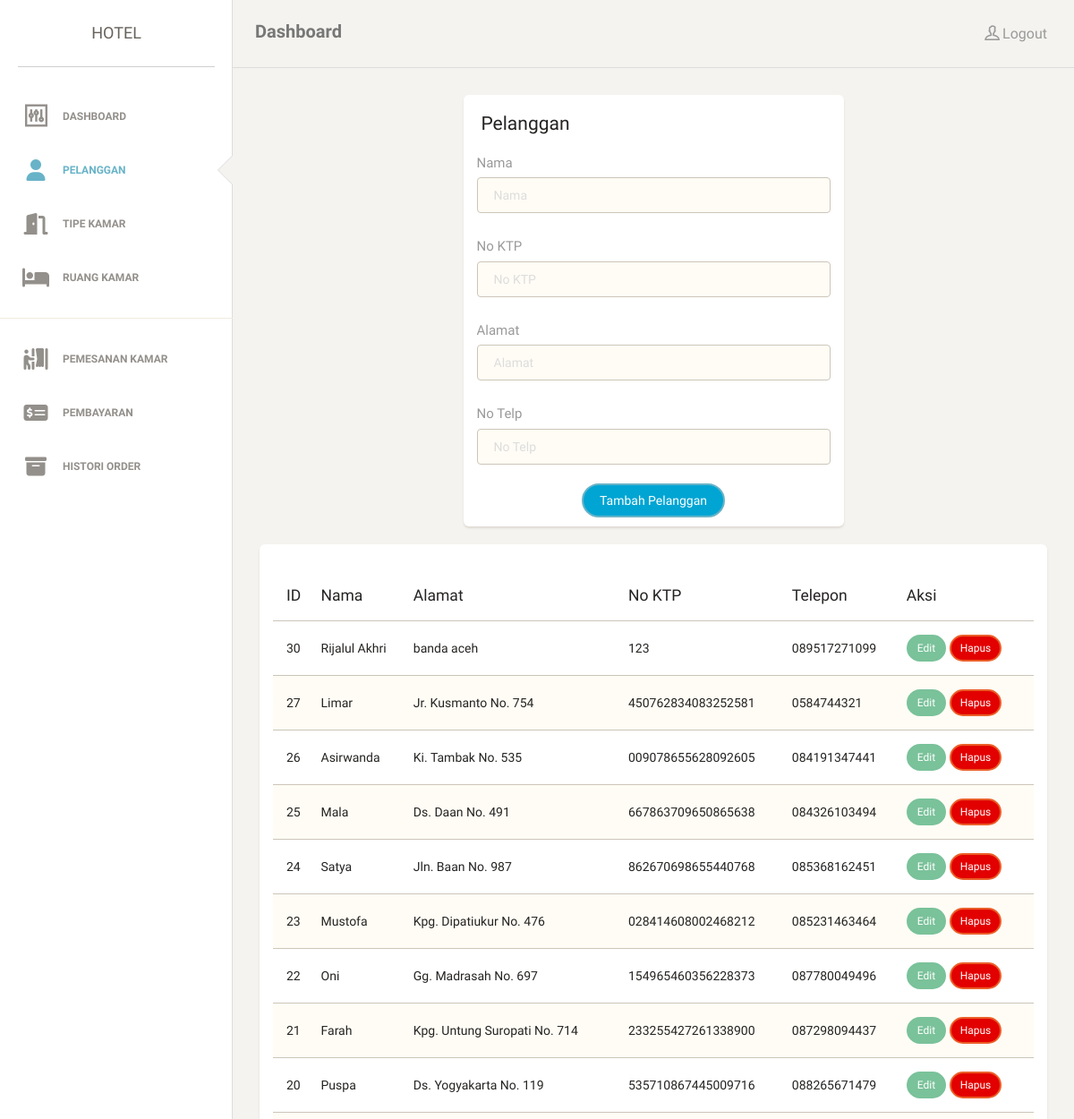
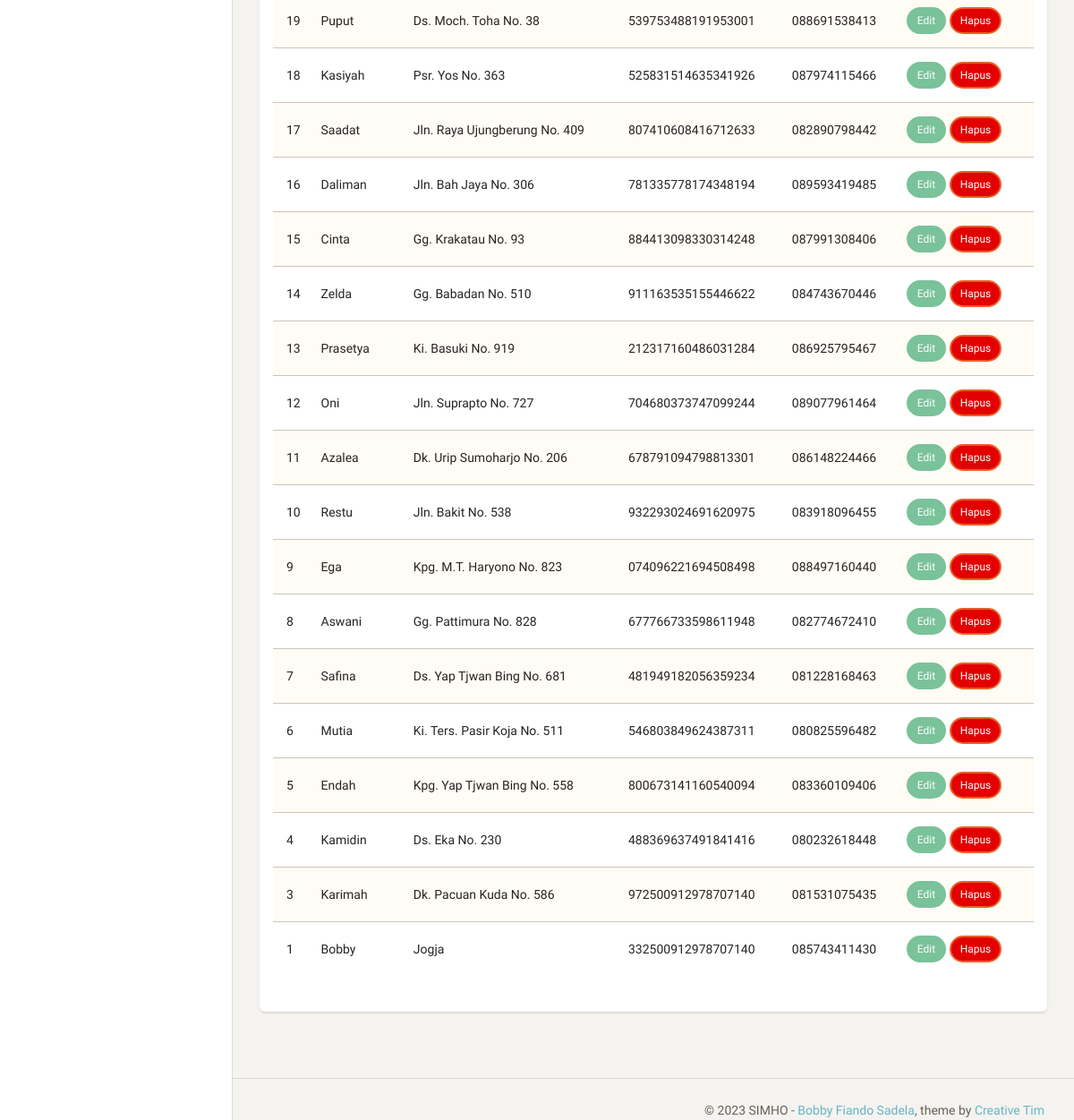
The app's page /pelanggan.php (signed in) with its own data (2 pictures, top to bottom).
### tables this page shows
CREATE TABLE `pelanggan` (
  `idpelanggan` int(11) NOT NULL,
  `nama` varchar(45) NOT NULL,
  `alamat` varchar(45) NOT NULL,
  `no_ktp` varchar(18) NOT NULL,
  `telepon` varchar(18) NOT NULL
);

### content/pelanggan.php (the view, shortened to what this page needs)
<?php
  $pelanggan = mysqli_query($connect, "SELECT * FROM pelanggan ORDER BY idpelanggan DESC");
?>
  <div class="col-md-6 col-md-offset-3">
    <div class="card">
      <div class="header">
        <h4 class="title">Pelanggan</h4>
      </div>
      <div class="content">
        <form method="post" action="<?php $_SERVER['PHP_SELF']; ?>">
          <div class="row">
            <div class="col-md-12">
              <div class="form-group">
                <label>Nama</label>
                <input type="text" name="nama" class="form-control border-input" placeholder="Nama" value="">
              </div>
            </div>
          </div>
          <div class="row">
            <div class="col-md-12">
              <div class="form-group">
                <label>No KTP</label>
                <input type="text" name="no_ktp" class="form-control border-input" placeholder="No KTP" value="">
              </div>
            </div>
          </div>
          <div class="row">
            <div class="col-md-12">
              <div class="form-group">
                <label>Alamat</label>
                <input type="text" name="alamat" class="form-control border-input" placeholder="Alamat" value="">
              </div>
            </div>
          </div>
          <div class="row">
            <div class="col-md-12">
              <div class="form-group">
                <label>No Telp</label>
                <input type="text" name="telepon" class="form-control border-input" placeholder="No Telp" value="">
              </div>
            </div>
          </div>
          <div class="text-center">
            <button type="submit" class="btn btn-info btn-fill btn-wd" name="submit">Tambah Pelanggan</button>
          </div>
      </div>
    </div>
  </div>
  <div class="col-md-12">
<div class="card">
  <div class="content">
    <div class="content table-responsive table-full-width">
      <?php if (empty($pelanggan)): ?>
      <h3>Data Pelanggan kosong !</h3>
      <?php else: ?>
      <table class="table table-striped">
        <thead>
          <tr>
            <th>ID</th>
            <th>Nama</th>
            <th>Alamat</th>
            <th>No KTP</th>
            <th>Telepon</th>
            <th>Aksi</th>
          </tr>
        </thead>
        <tbody>
          <?php foreach ($pelanggan as $k => $v): ?>
          <tr>
            <td>
              <?php echo $v['idpelanggan']; ?>
            </td>
            <td>
              <?php echo $v['nama']; ?>
            </td>
            <td>
              <?php echo $v['alamat']; ?>
            </td>
            <td>
              <?php echo $v['no_ktp']; ?>
            </td>
            <td>
              <?php echo $v['telepon']; ?>
            </td>
            <td>
              <a href="pelanggan.php?aksi=edit&id=<?php echo $v['idpelanggan']; ?>" class="btn btn-success btn-fill btn-sm">Edit</a>
              <a href="pelanggan.php?aksi=hapus&id=<?php echo $v['idpelanggan']; ?>" class="btn btn-danger btn-fill btn-sm">Hapus</a>
            </td>
          </tr>
          <?php endforeach; ?>
        </tbody>
      </table>
      <?php endif; ?>
    </div>
  </div>
  </div>
  </div>

### lib/header.php (shortened to what this page needs)
<!doctype html>
<html lang="en">
<head>
    <link href="assets/css/bootstrap.min.css" rel="stylesheet" />
    <link href="assets/css/animate.min.css" rel="stylesheet"/>
    <link href="assets/css/paper-dashboard.css" rel="stylesheet"/>
    <link rel="stylesheet" href="https://cdnjs.cloudflare.com/ajax/libs/font-awesome/6.4.0/css/all.min.css">
    <link href="http://maxcdn.bootstrapcdn.com/font-awesome/latest/css/font-awesome.min.css" rel="stylesheet">
    <link href="assets/css/themify-icons.css" rel="stylesheet">
</head>
<body>

### pelanggan.php (shortened to what this page needs)
<?php include_once('lib/header.php'); ?>
<div class="wrapper">
  <?php include_once('lib/sidebar.php'); ?>
  <div class="main-panel">
    <?php include_once('lib/navbar.php'); ?>
    <div class="content">
      <div class="container-fluid">
        <div class="row">
          <?php if(isset($_GET['aksi']) && $_GET['aksi'] == 'edit') : ?>
            <?php include_once('content/edit_pelanggan.php'); ?>
          <?php else: ?>
            <?php include_once('content/pelanggan.php'); ?>
          <?php endif; ?>
        </div>
      </div>
    </div>
    <?php include_once("lib/footer-top.php"); ?>
  </div>
</div>
<?php include_once('lib/footer.php'); ?>

### lib/sidebar.php
<div class="sidebar" data-background-color="white" data-active-color="info">
    	<div class="sidebar-wrapper">
            <div class="logo">
                <a href="http://www.creative-tim.com" class="simple-text">
                HOTEL
                </a>
            </div>
            <ul class="nav">
                <li class="<?php echo (basename($_SERVER['PHP_SELF']) == 'index.php') ? 'active' : ''; ?>">
                    <a href="index.php">
                        <i class="ti-panel"></i>
                        <p>Dashboard</p>
                    </a>
                </li>
                <li class="<?php echo (basename($_SERVER['PHP_SELF']) == 'pelanggan.php') ? 'active' : ''; ?>">
                    <a href="pelanggan.php">
                    <i class="fa-sharp fa-solid fa-user"></i>
                        <p>Pelanggan</p>
                    </a>
                </li>
                <li class="<?php echo (basename($_SERVER['PHP_SELF']) == 'tipe_kamar.php') ? 'active' : ''; ?>">
                    <a href="tipe_kamar.php">
                    <i class="fa-sharp fa-solid fa-door-open"></i>
                        <p>Tipe Kamar</p>
                    </a>
                </li>
                <li class="<?php echo (basename($_SERVER['PHP_SELF']) == 'ruang_kamar.php') ? 'active' : ''; ?>">
                    <a href="ruang_kamar.php">
                    <i class="fa-solid fa-bed"></i>
                        <p>Ruang Kamar</p>
                    </a>
                </li>
                <hr>
                <li class="<?php echo (basename($_SERVER['PHP_SELF']) == 'pemesanan.php') ? 'active' : ''; ?>">
                    <a href="pemesanan.php">
                    <i class="fa-solid fa-person-booth"></i>
                        <p>Pemesanan Kamar</p>
                    </a>
                </li>
                <li class="<?php echo (basename($_SERVER['PHP_SELF']) == 'pembayaran.php') ? 'active' : ''; ?>">
                    <a href="pembayaran.php">
                    <i class="fa-sharp fa-solid fa-money-check-dollar"></i>
                        <p>Pembayaran</p>
                    </a>
                </li>
                <li class="<?php echo (basename($_SERVER['PHP_SELF']) == 'histori_order.php') ? 'active' : ''; ?>">
                    <a href="histori_order.php">
                    <i class="fa-solid fa-box-archive"></i>
                    <p>Histori Order</p>
                    </a>
                </li>
            </ul>
    	</div>
    </div>

### lib/navbar.php (shortened to what this page needs)
<nav class="navbar navbar-default">
    <div class="container-fluid">
        <div class="navbar-header">
            <a class="navbar-brand" href="#">Dashboard</a>
        </div>
        <div class="collapse navbar-collapse">
            <ul class="nav navbar-nav navbar-right">
                <li>
                    <a href="logout.php">
                        <i class="ti-user"></i>
                        <p>Logout</p>
                    </a>
                </li>
            </ul>
        </div>
    </div>
</nav>

### lib/footer-top.php (shortened to what this page needs)
<footer class="footer">
            <div class="container-fluid">
                <div class="copyright pull-right">
                    &copy; <script>document.write(new Date().getFullYear())</script> SIMHO - <a href="http://bobbyfiando.com">Bobby Fiando Sadela</a>, theme by <a href="http://www.creative-tim.com">Creative Tim</a>
                </div>
            </div>
</footer>

### lib/footer.php (shortened to what this page needs)
</body>
</html>

### records on screen
pelanggan: idpelanggan "30", nama "Rijalul Akhri", alamat "banda aceh", no_ktp "123", telepon "089517271099"
pelanggan: idpelanggan "27", nama "Limar", alamat "Jr. Kusmanto No. 754", no_ktp "450762834083252581", telepon "0584744321"
pelanggan: idpelanggan "26", nama "Asirwanda", alamat "Ki. Tambak No. 535", no_ktp "009078655628092605", telepon "084191347441"
pelanggan: idpelanggan "25", nama "Mala", alamat "Ds. Daan No. 491", no_ktp "667863709650865638", telepon "084326103494"
pelanggan: idpelanggan "24", nama "Satya", alamat "Jln. Baan No. 987", no_ktp "862670698655440768", telepon "085368162451"
pelanggan: idpelanggan "23", nama "Mustofa", alamat "Kpg. Dipatiukur No. 476", no_ktp "028414608002468212", telepon "085231463464"
pelanggan: idpelanggan "22", nama "Oni", alamat "Gg. Madrasah No. 697", no_ktp "154965460356228373", telepon "087780049496"
pelanggan: idpelanggan "21", nama "Farah", alamat "Kpg. Untung Suropati No. 714", no_ktp "233255427261338900", telepon "087298094437"
pelanggan: idpelanggan "20", nama "Puspa", alamat "Ds. Yogyakarta No. 119", no_ktp "535710867445009716", telepon "088265671479"
pelanggan: idpelanggan "19", nama "Puput", alamat "Ds. Moch. Toha No. 38", no_ktp "539753488191953001", telepon "088691538413"
pelanggan: idpelanggan "18", nama "Kasiyah", alamat "Psr. Yos No. 363", no_ktp "525831514635341926", telepon "087974115466"
pelanggan: idpelanggan "17", nama "Saadat", alamat "Jln. Raya Ujungberung No. 409", no_ktp "807410608416712633", telepon "082890798442"
pelanggan: idpelanggan "16", nama "Daliman", alamat "Jln. Bah Jaya No. 306", no_ktp "781335778174348194", telepon "089593419485"
pelanggan: idpelanggan "15", nama "Cinta", alamat "Gg. Krakatau No. 93", no_ktp "884413098330314248", telepon "087991308406"
pelanggan: idpelanggan "14", nama "Zelda", alamat "Gg. Babadan No. 510", no_ktp "911163535155446622", telepon "084743670446"
pelanggan: idpelanggan "13", nama "Prasetya", alamat "Ki. Basuki No. 919", no_ktp "212317160486031284", telepon "086925795467"
pelanggan: idpelanggan "12", nama "Oni", alamat "Jln. Suprapto No. 727", no_ktp "704680373747099244", telepon "089077961464"
pelanggan: idpelanggan "11", nama "Azalea", alamat "Dk. Urip Sumoharjo No. 206", no_ktp "678791094798813301", telepon "086148224466"
pelanggan: idpelanggan "10", nama "Restu", alamat "Jln. Bakit No. 538", no_ktp "932293024691620975", telepon "083918096455"
pelanggan: idpelanggan "9", nama "Ega", alamat "Kpg. M.T. Haryono No. 823", no_ktp "074096221694508498", telepon "088497160440"
pelanggan: idpelanggan "8", nama "Aswani", alamat "Gg. Pattimura No. 828", no_ktp "677766733598611948", telepon "082774672410"
pelanggan: idpelanggan "7", nama "Safina", alamat "Ds. Yap Tjwan Bing No. 681", no_ktp "481949182056359234", telepon "081228168463"
pelanggan: idpelanggan "6", nama "Mutia", alamat "Ki. Ters. Pasir Koja No. 511", no_ktp "546803849624387311", telepon "080825596482"
pelanggan: idpelanggan "5", nama "Endah", alamat "Kpg. Yap Tjwan Bing No. 558", no_ktp "800673141160540094", telepon "083360109406"
pelanggan: idpelanggan "4", nama "Kamidin", alamat "Ds. Eka No. 230", no_ktp "488369637491841416", telepon "080232618448"
pelanggan: idpelanggan "3", nama "Karimah", alamat "Dk. Pacuan Kuda No. 586", no_ktp "972500912978707140", telepon "081531075435"
pelanggan: idpelanggan "1", nama "Bobby", alamat "Jogja", no_ktp "332500912978707140", telepon "085743411430"
